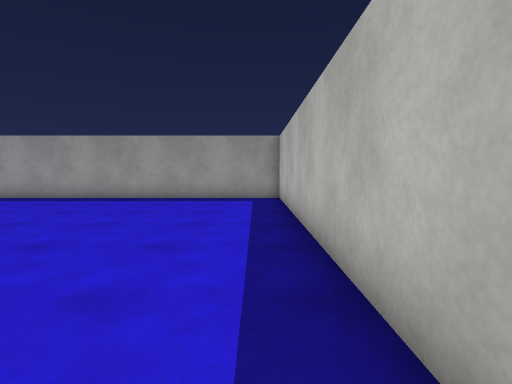
[1] (above)

20 first-person views from a walk through a scene from a Unity 3-D project. The camera is 1.2 m above the floor, tilts 4° down and sees 80° across. The floor is counted in squares, 1 m on a side. Each view is taken from the middle of a square. On the plan, view 1 faces up. The plan holds only what a view shows up to about 13 squares ahead; the rest is blank. The place goes on beyond the plan. The player is left out. Door leaves are left out, so doorways stand open. Surface patterns are stand-ins for the level's own textures.

[2]
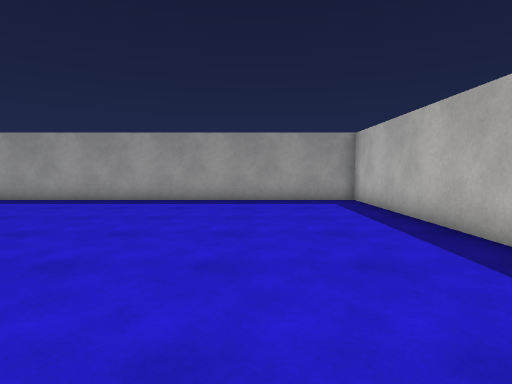

[3]
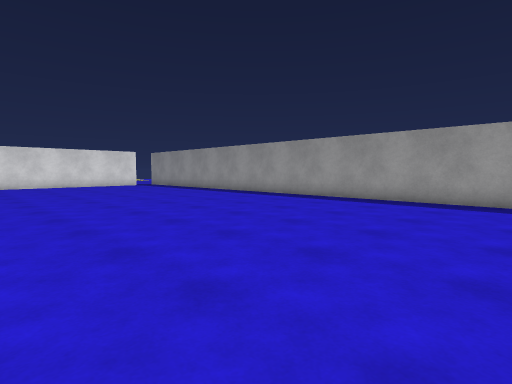

[4]
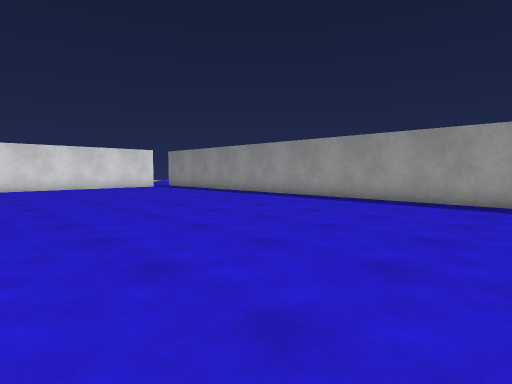

[5]
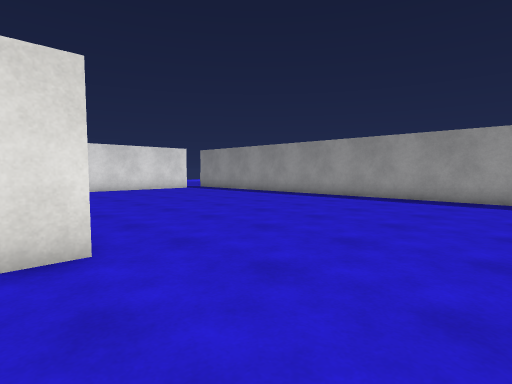

[6]
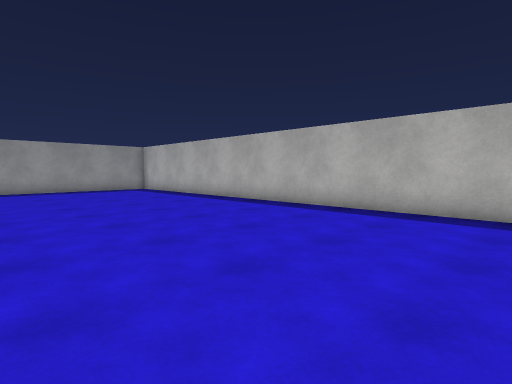

[7]
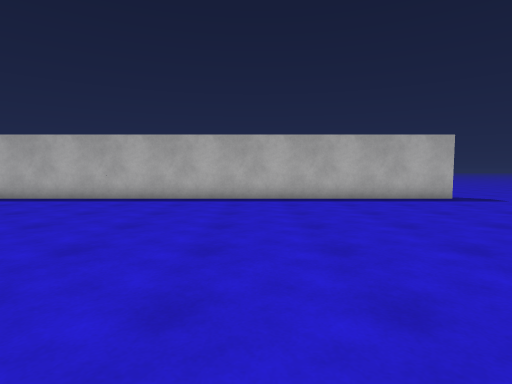

[8]
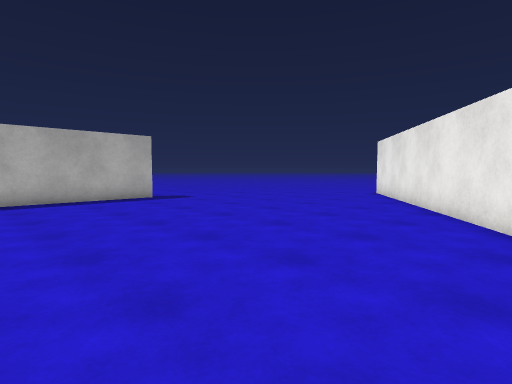

[9]
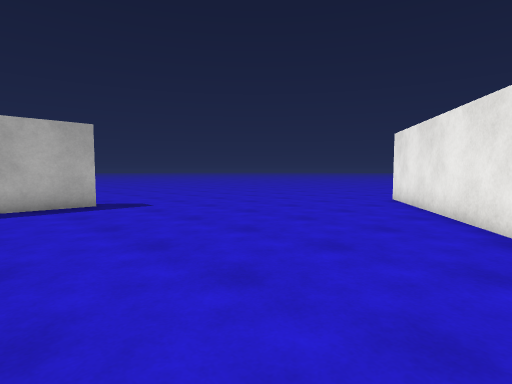

[10]
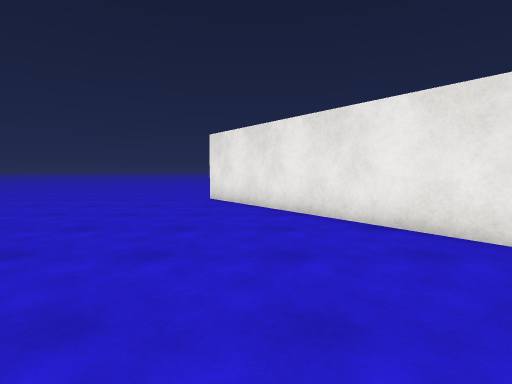

[11]
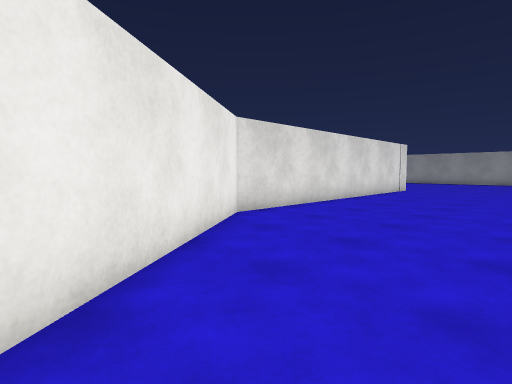

[12]
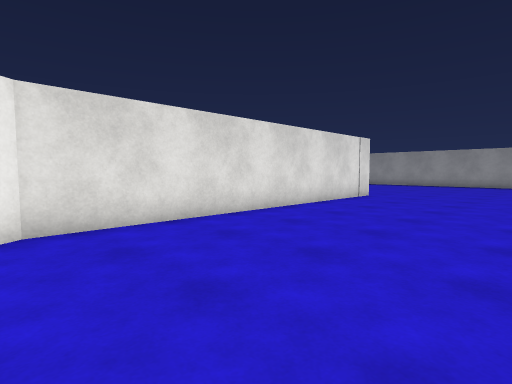

[13]
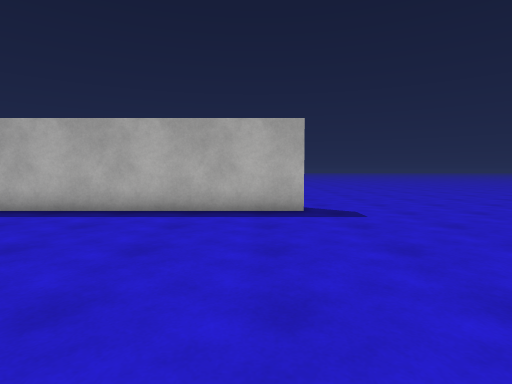

[14]
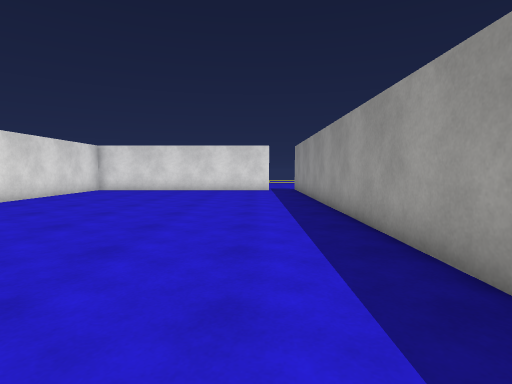

[15]
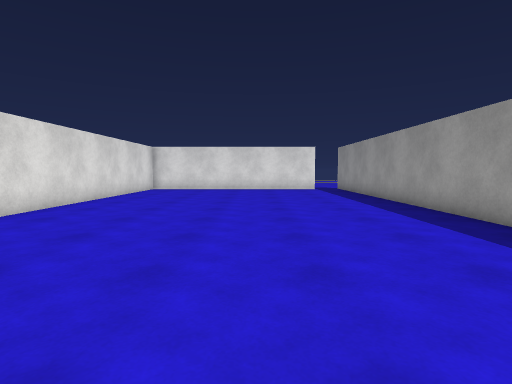

[16]
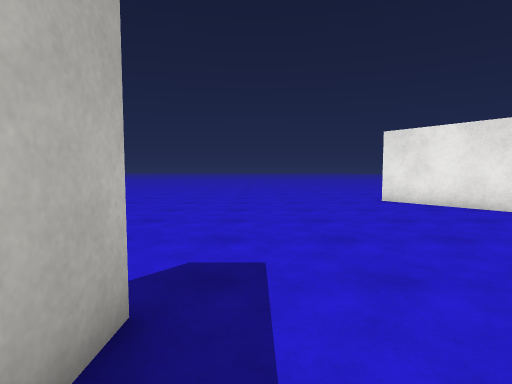

[17]
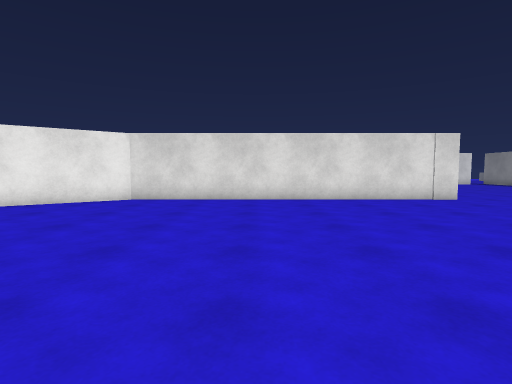

[18]
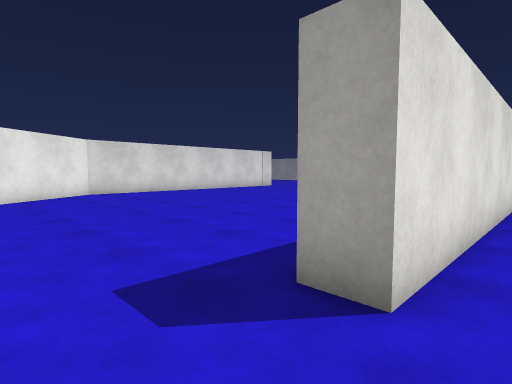

[19]
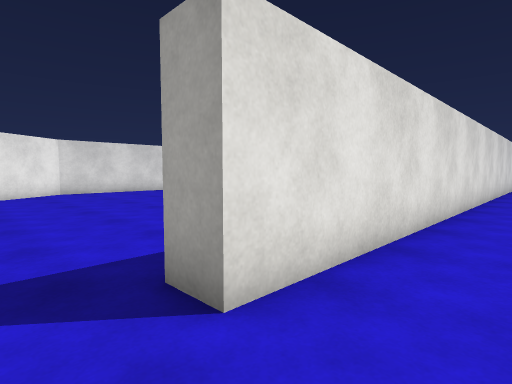

[20]
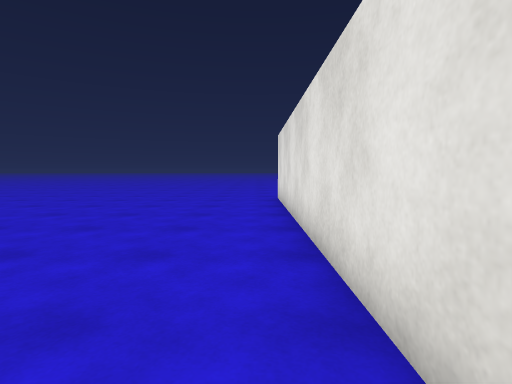

### Floor plan
Points are (right, up) in squares from view 1. A wall is a line through its corners. A room is listed if a view was taken in it or the views show most of it. See-through windows are left out.
Room 1 (views 1, 2, 3, 4, 5, 6, 7, 8, 9, 10, 11, 12, 13, 14, 15, 16, 17, 18, 19, 20)
walls: (-13.6, 1.4) (-13.6, -12.2) (-5, -24.2); (2, 0.5) (2, -14.4) (1, -14.4) (1, 13.5) (-22, 13.5); (-22.1, 1.4) (-15.9, 1.4)

Positions as (right, up) in squares from view 1, and headings:
1: (0, 0), facing up
2: (-3, 1), facing up
3: (-3, 1), facing up-left
4: (-6, 1), facing up-left
5: (-9, 0), facing up-left
6: (-8, -6), facing up-right
7: (-12, -6), facing right
8: (-12, -8), facing down-right
9: (-10, -11), facing down-right
10: (-7, -11), facing down
11: (-7, -18), facing up-left
12: (-7, -13), facing up-left
13: (-8, -13), facing right
14: (-9, 11), facing left
15: (-8, 8), facing left
16: (0, -12), facing down
17: (-1, -7), facing left
18: (3, -17), facing up-left
19: (4, -16), facing up-left
20: (3, -1), facing down
